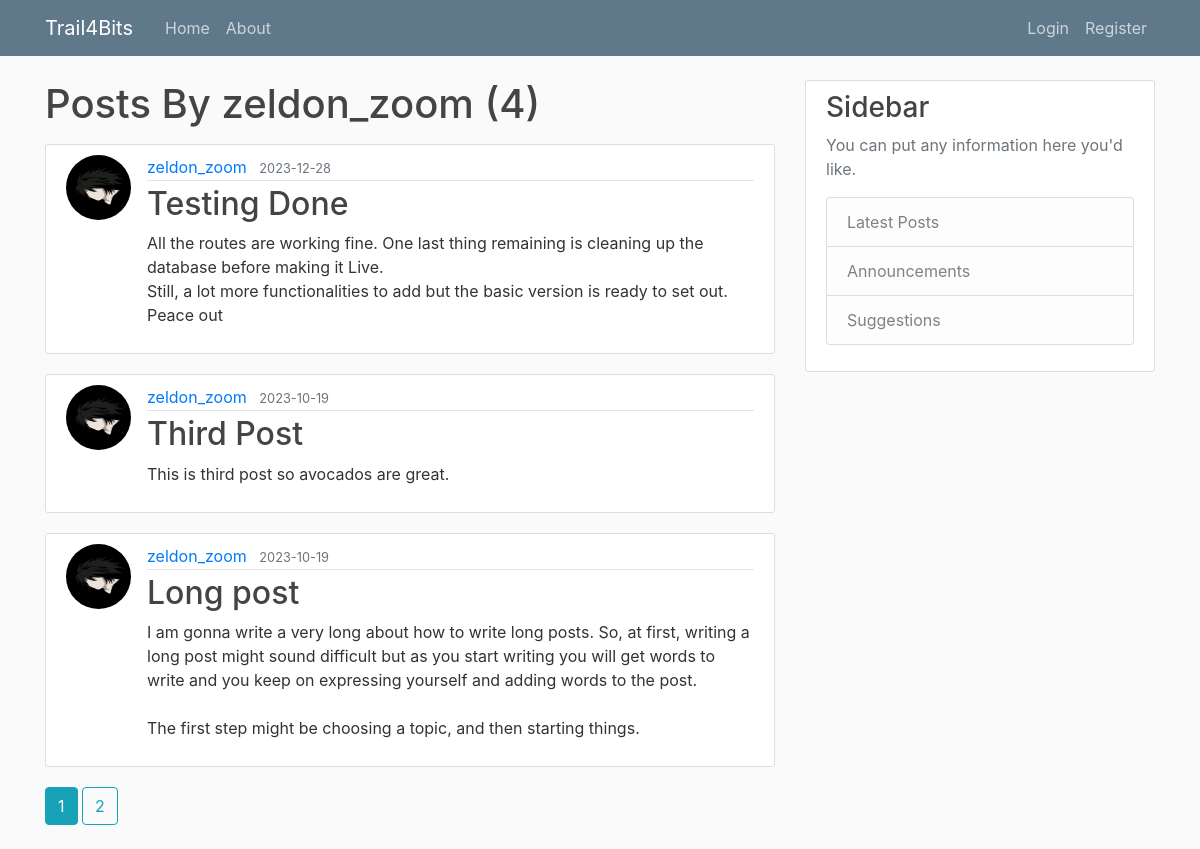
The app's page /user/zeldon_zoom, older data.
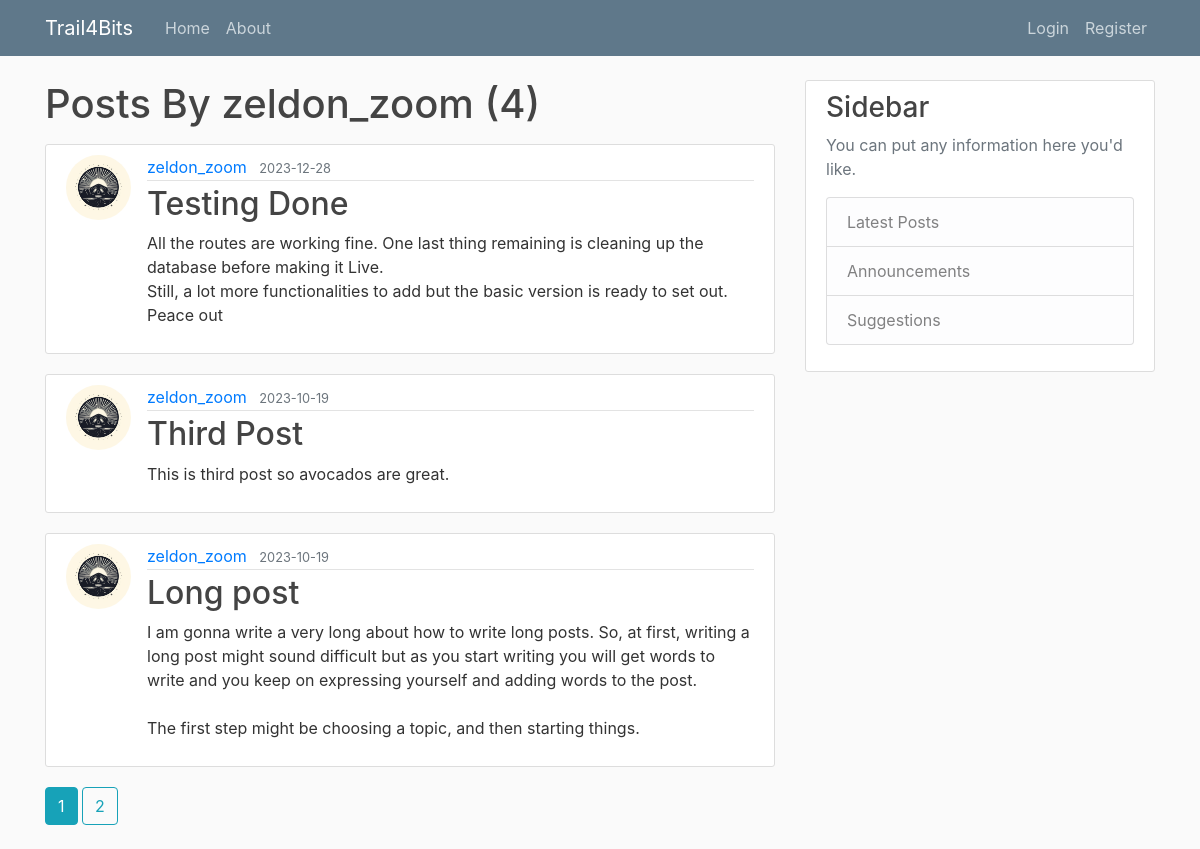
The same page, newer data.
### flaskblog/models.py (models this page shows, shortened)
class User(db.Model, UserMixin):
    id=db.Column(db.Integer, primary_key=True, )
    username= db.Column(db.String(20), unique=True, nullable=False )
    email=db.Column(db.String(120), nullable=False)
    image_file=db.Column(db.String(120), nullable=False, default='default.jpg')
    password=db.Column(db.String(60), nullable=False)
    posts=db.relationship('Post', backref='author', lazy=True)

class Post(db.Model):
    id=db.Column(db.Integer, primary_key=True)
    title= db.Column(db.String(120), nullable=False)
    content= db.Column(db.Text, nullable=False)
    date_posted= db.Column(db.DateTime, nullable=False, default=datetime.utcnow)
    user_id= db.Column(db.Integer, db.ForeignKey('user.id'), nullable=False)

### flaskblog/users/routes.py (the view)
@users.route("/user/<string:username>")
def user_posts(username):
    page=request.args.get('page', 1, type=int)
    user = User.query.filter_by(username=username).first_or_404()
    posts  = Post.query.filter_by(author=user)\
            .order_by(Post.date_posted.desc())\
            .paginate(per_page=3 , page=page)
    return render_template('user_posts.html', posts=posts, title='Home', user=user, page=page)

### flaskblog/templates/user_posts.html
{% extends "layout.html"%}
{% block content %}
    <h1 class="mb-3">Posts By {{ user.username }} ({{ posts.total }})</h1>
    {% for post in posts%}
    <article class="media content-section">
        <img class="rounded-circle article-img" src="{{ url_for('static', filename='Profile_Pictures/' + post.author.image_file) }} ">
        <div class="media-body">
          <div class="article-metadata">
            <a class="mr-2" href="{{ url_for('users.user_posts', username=post.author.username, page=page_num) }}">{{ post.author.username}}</a>
            <small class="text-muted">{{ post.date_posted.strftime('%Y-%m-%d') }}</small>
          </div>
          <h2><a class="article-title" href="{{ url_for('posts.post', post_id=post.id, page=page_num) }}">{{ post.title }}</a></h2>
          <p class="article-content">{{ post.content }}</p>
        </div>
    </article>
    {% endfor %}
    {% for page_num in posts.iter_pages(left_edge=1, right_edge=1, left_current=1, right_current=1) %}
      {% if page_num %}
        {% if posts.page == page_num %}
          <a class="btn btn-info mb-4" href="{{ url_for('users.user_posts', username=user.username, page=page_num) }}">{{ page_num }}</a>
        {% else %}
          <a class="btn btn-outline-info mb-4" href="{{ url_for('users.user_posts', username=user.username, page=page_num) }}">{{ page_num }}</a>
        {% endif %}
      {% else %}
        ...
      {% endif %}
    {% endfor %}
{% endblock content%}

### flaskblog/templates/layout.html (shortened to what this page needs)
<!DOCTYPE html>
<html>
<head>
    <link rel="stylesheet" href="https://maxcdn.bootstrapcdn.com/bootstrap/4.0.0/css/bootstrap.min.css">
    <link rel="stylesheet" type="text/css" href="{{ url_for('static', filename='main.css') }}">
</head>
<body>
    <header class="site-header">
        <nav class="navbar navbar-expand-md navbar-dark bg-steel fixed-top">
            <div class="container">
            <a class="navbar-brand mr-4" href="/">Trail4Bits</a>
            <div class="collapse navbar-collapse" id="navbarToggle">
                <div class="navbar-nav mr-auto">
                <a class="nav-item nav-link" href="{{ url_for('main.home')}}">Home</a>
                <a class="nav-item nav-link" href="{{ url_for('main.about') }}">About</a>
                </div>
                <div class="navbar-nav">
                {% if current_user.is_authenticated %}
                  <a class="nav-item nav-link" href="{{ url_for('users.account') }}">Account</a>
                  <a class="nav-item nav-link" href="{{ url_for('posts.new_post') }}">New Post</a>
                  <a class="nav-item nav-link" href="{{ url_for('users.logout') }}">Logout</a>
                {% else %}
                  <a class="nav-item nav-link" href="{{ url_for('users.login') }}">Login</a>
                  <a class="nav-item nav-link" href="{{ url_for('users.register') }}">Register</a>
                {% endif %}
                </div>
            </div>
            </div>
        </nav>
    </header>
    <main role="main" class="container">
        <div class="row">
          <div class="col-md-8">
            {% block content %}{% endblock %}
          </div>
          <div class="col-md-4">
            <div class="content-section">
              <h3>Sidebar</h3>
              <p class='text-muted'>You can put any information here you'd like.
                <ul class="list-group">
                  <li class="list-group-item list-group-item-light">Latest Posts</li>
                  <li class="list-group-item list-group-item-light">Announcements</li>
                  <li class="list-group-item list-group-item-light">Suggestions</li>
                </ul>
              </p>
            </div>
          </div>
        </div>
      </main>
</body>
</html>

### flaskblog/static/main.css (style rules this page uses)
body { background: #fafafa; color: #333333; margin-top: 5rem; }
h1, h2, h3, h4, h5, h6 { color: #444444; }
.bg-steel { background-color: #5f788a; }
.site-header .navbar-nav .nav-link { color: #cbd5db; }
.content-section { background: #ffffff; padding: 10px 20px; border: 1px solid #dddddd; border-radius: 3px; margin-bottom: 20px; }
.article-title { color: #444444; }
.article-content { white-space: pre-line; }
.article-img { height: 65px; width: 65px; margin-right: 16px; }
.article-metadata { padding-bottom: 1px; margin-bottom: 4px; border-bottom: 1px solid #e3e3e3 }

Row changes from the older to the newer data that the page shows:
changed through a linked row, Post "Testing Done": image_file: a different picture
changed through a linked row, Post "Third Post": image_file: a different picture
changed through a linked row, Post "Long post": image_file: a different picture
